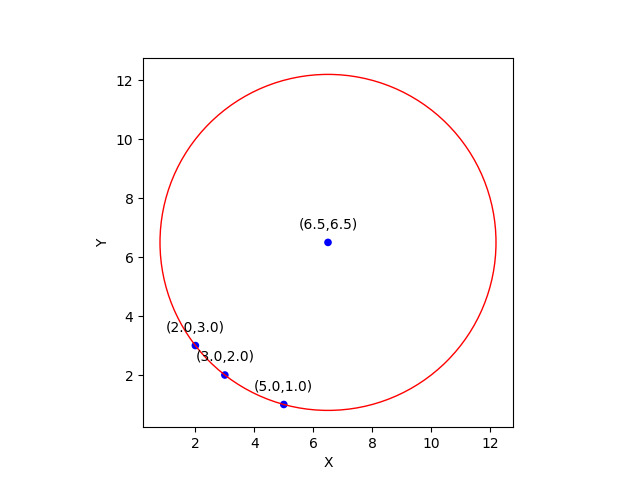

The Python source for this figure:
import numpy as np
import math
import matplotlib.pyplot as plt

#Given Coordinates
[x1, y1] = [2,3]
[x2, y2] = [3,2]
[x3, y3] = [5,1]

#Calculation of central coordinates of the circle

c = (x1-x2)**2 + (y1-y2)**2
a = (x2-x3)**2 + (y2-y3)**2
b = (x3-x1)**2 + (y3-y1)**2

s = 2*(a*b + b*c + c*a) - (a*a + b*b + c*c)

#Central Coordinates of the circle
cx = (a*(b+c-a)*x1 + b*(c+a-b)*x2 + c*(a+b-c)*x3) / s
cy = (a*(b+c-a)*y1 + b*(c+a-b)*y2 + c*(a+b-c)*y3) / s 

#Calculation of radius of the circle 
ar = a**0.5
br = b**0.5
cr = c**0.5

#Radius of the Cirle
r = ar*br*cr / ((ar+br+cr)*(-ar+br+cr)*(ar-br+cr)*(ar+br-cr))**0.5

print("Radius of the circle:")
print("{:>.3f}".format(r))
print("Central coordinate (x, y) of the circle:")
print("{:>.3f}".format(cx),"{:>.3f}".format(cy))


#Plotting the circle and marking the points

X = np.array([[x1, y1], [x2, y2], [x3, y3], [cx, cy]])
Y = ['blue', 'blue', 'blue', 'blue']

plt.figure()

fig, ax = plt.subplots()
ax.add_patch(plt.Circle((cx, cy), r, color='r', fill=False))
plt.scatter(X[:, 0], X[:, 1], s = 20, color = Y[:])

plt.xlabel('X')

plt.ylabel('Y')

for x,y in X:

    label = f"({x},{y})"

    plt.annotate(label, # this is the text
                 (x,y), # this is the point to label
                 textcoords="offset points", # how to position the text
                 xytext=(0,10), # distance from text to points (x,y)
                 ha='center') # horizontal alignment can be left, right or center

ax.set_aspect('equal')
ax.plot()
plt.show()
